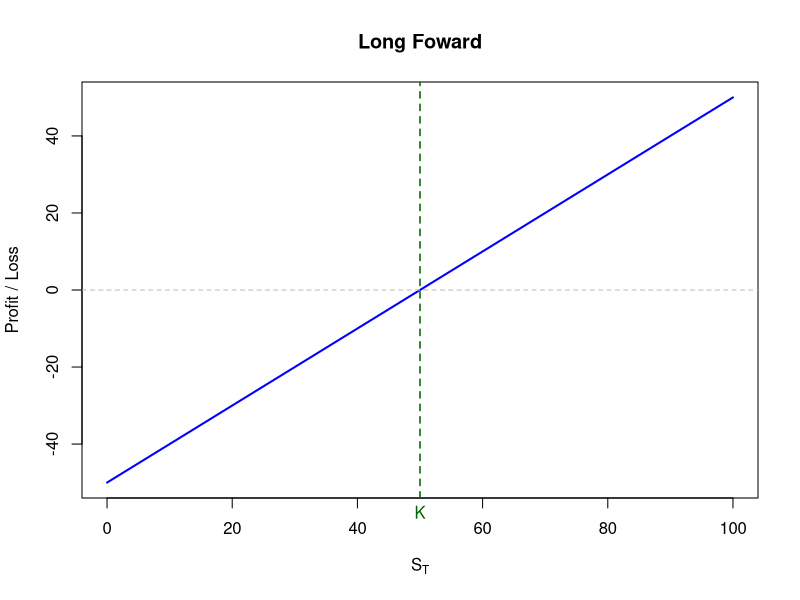
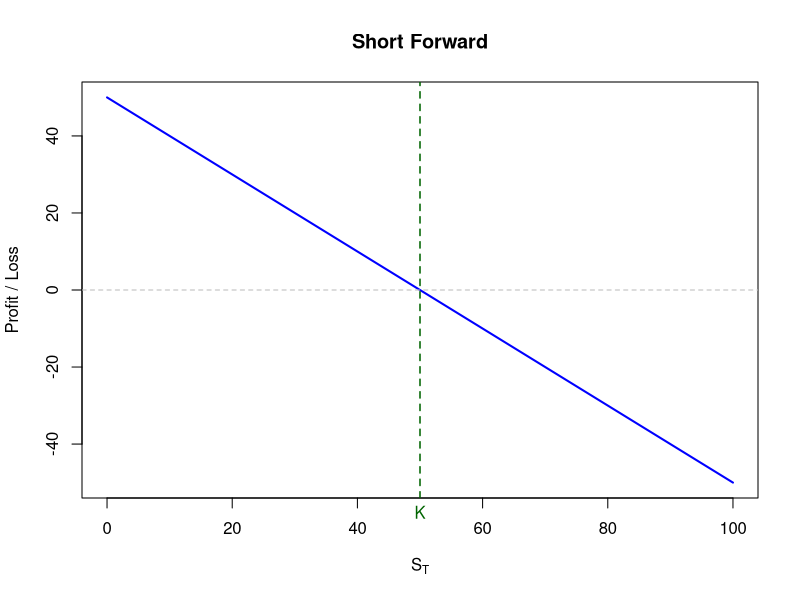
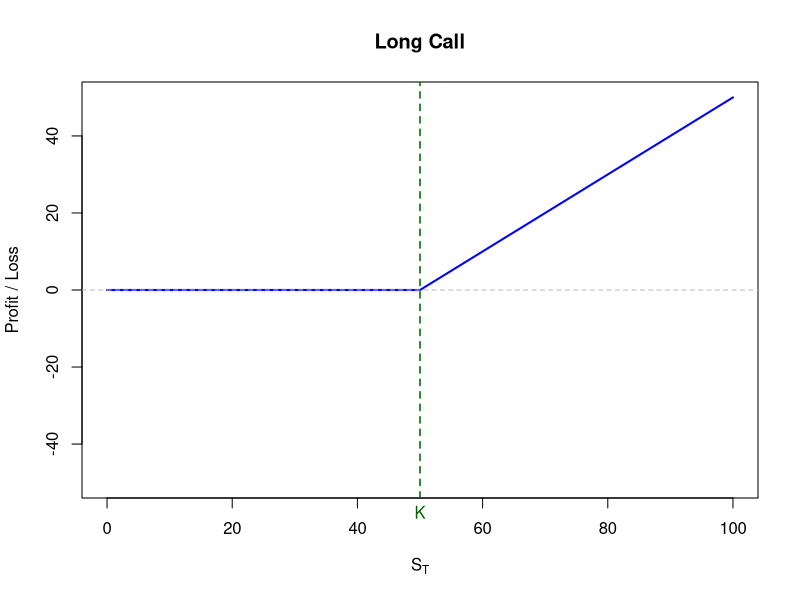
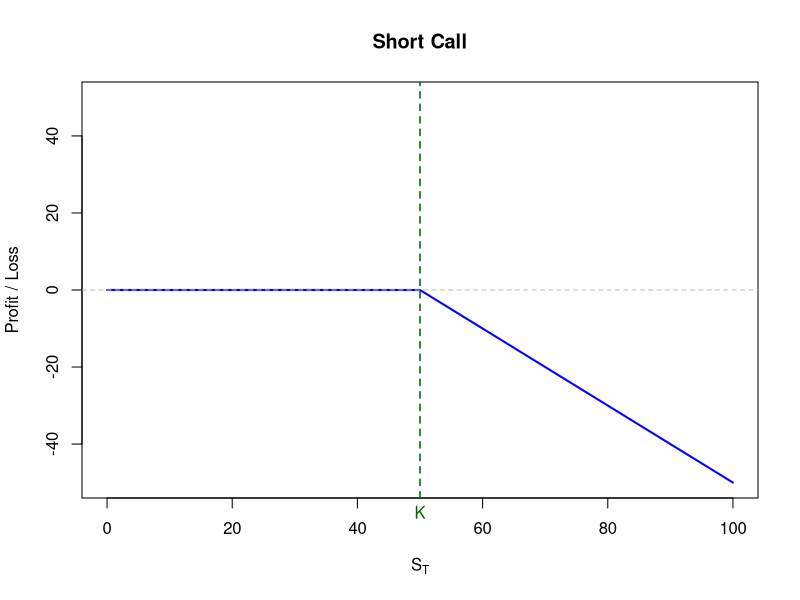
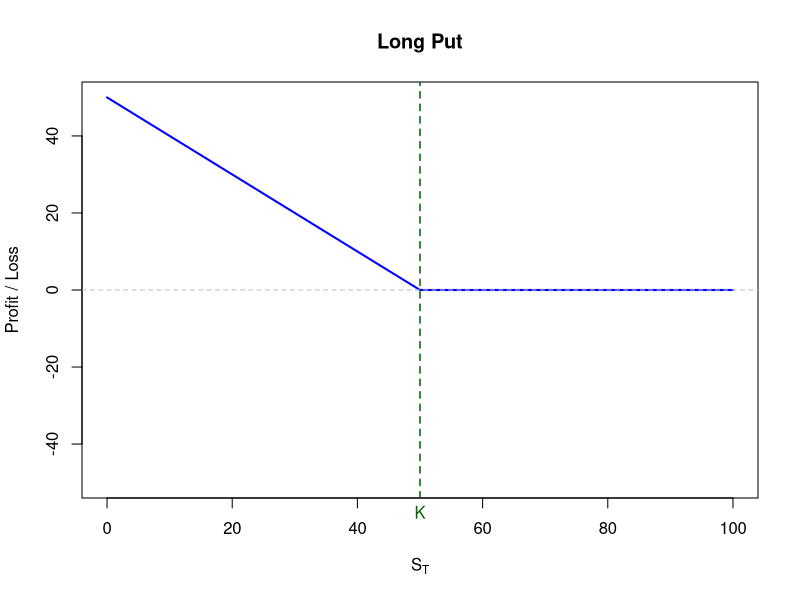
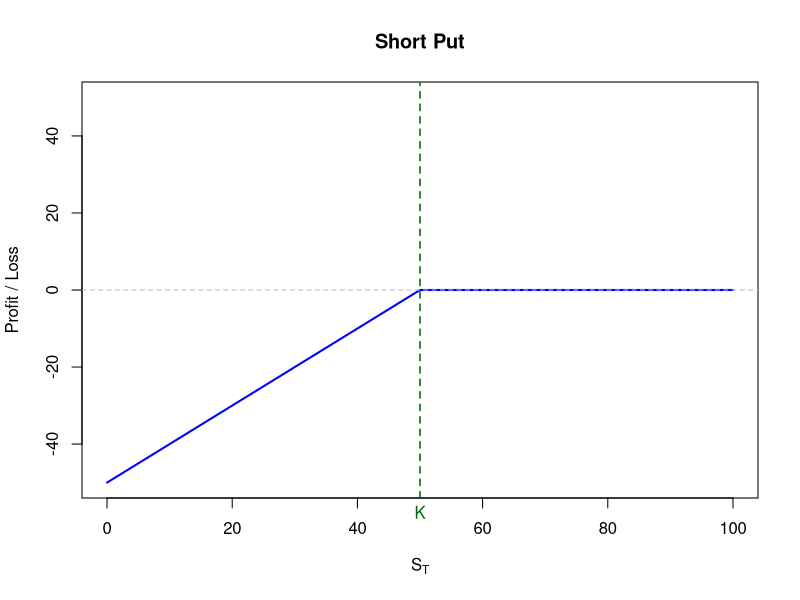
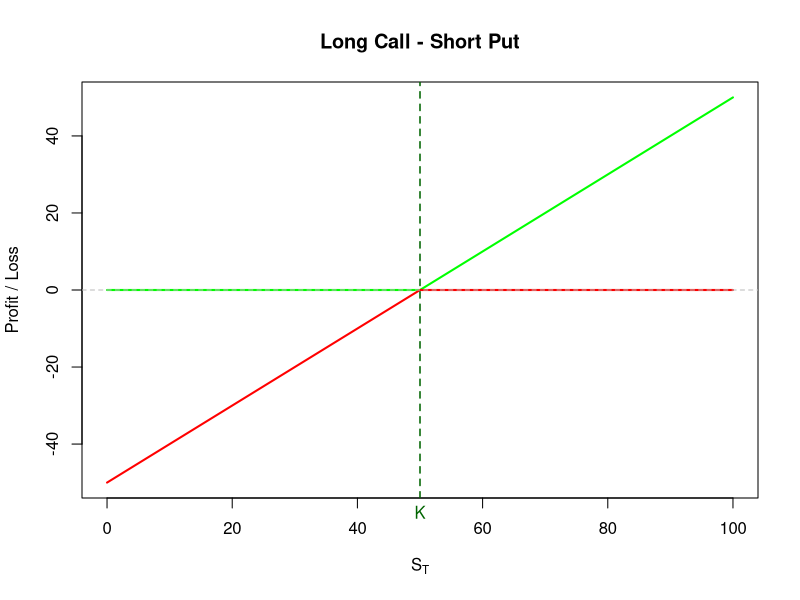

R code for these plots, in order:
## ---- chunk 1
#1. b
#Long Forward:
  S_T <- seq(0, 100, by = .1)
  K <- 50
  PayOff <- S_T - K
  plot(S_T, PayOff, type = "l", lwd = 2, col = "blue",
       xlim = c(0,100),
       xlab = expression(S[T]), 
       ylab = "Profit / Loss",
       main = "Long Foward")
  abline(h = 0, col = "gray", lty = 2)
  abline(v = K, col = "darkgreen", lty = 2, lwd = 1.5)
  text(K, par("usr")[3], 
       labels = bquote(K), pos = 1, 
       col = "darkgreen", xpd = TRUE)
#Short Forward:
  S_T <- seq(100, 0, by = -.1)
  K <- 50
  PayOff <- K - S_T
  plot(S_T, PayOff, type = "l", lwd = 2, col = "blue",
       xlim = c(0,100),
       xlab = expression(S[T]), 
       ylab = "Profit / Loss",
       main = "Short Forward")
  abline(h = 0, col = "gray", lty = 2)
  abline(v = K, col = "darkgreen", lty = 2, lwd = 1.5)
  text(K, par("usr")[3], 
       labels = bquote(K), pos = 1, col = "darkgreen", xpd = TRUE)
#Long Call:
  S_T <- seq(0, 100, by = .1)
  K <- 50
  PayOff <- S_T - K
  PayOff[PayOff < 0] <- 0
  plot(S_T, PayOff, type = "l", lwd = 2, col = "blue",
       xlim = c(0,100),
       ylim = c(-50,50),
       xlab = expression(S[T]), 
       ylab = "Profit / Loss",
       main = "Long Call")
  abline(h = 0, col = "gray", lty = 2)
  abline(v = K, col = "darkgreen", lty = 2, lwd = 1.5)
  text(K, par("usr")[3], 
       labels = bquote(K), pos = 1, col = "darkgreen", xpd = TRUE)
#Short Call:
  S_T <- seq(0, 100, by = .1)
  K <- 50
  PayOff <- K - S_T
  PayOff[PayOff > 0] <- 0
  plot(S_T, PayOff, type = "l", lwd = 2, col = "blue",
       xlim = c(0,100),
       ylim = c(-50,50),
       xlab = expression(S[T]), 
       ylab = "Profit / Loss",
       main = "Short Call")
  abline(h = 0, col = "gray", lty = 2)
  abline(v = K, col = "darkgreen", lty = 2, lwd = 1.5)
  text(K, par("usr")[3], 
       labels = bquote(K), pos = 1, col = "darkgreen", xpd = TRUE)
#Long Put:
  S_T <- seq(0, 100, by = .1)
  K <- 50
  PayOff <- K - S_T
  PayOff[PayOff<0] <- 0
  plot(S_T, PayOff, type = "l", lwd = 2, col = "blue",
       xlim = c(0,100),
       ylim = c(-50,50),
       xlab = expression(S[T]), 
       ylab = "Profit / Loss",
       main = "Long Put")
  abline(h = 0, col = "gray", lty = 2)
  abline(v = K, col = "darkgreen", lty = 2, lwd = 1.5)
  text(K, par("usr")[3], 
       labels = bquote(K), pos = 1, col = "darkgreen", xpd = TRUE)  
  
#Short Put:
  S_T <- seq(0, 100, by = .1)
  K <- 50
  PayOff <- S_T - K
  PayOff[PayOff > 0] <- 0
  plot(S_T, PayOff, type = "l", lwd = 2, col = "blue",
       xlim = c(0,100),
       ylim = c(-50,50),
       xlab = expression(S[T]), 
       ylab = "Profit / Loss",
       main = "Short Put")
  abline(h = 0, col = "gray", lty = 2)
  abline(v = K, col = "darkgreen", lty = 2, lwd = 1.5)
  text(K, par("usr")[3], 
       labels = bquote(K), pos = 1, col = "darkgreen", xpd = TRUE)
## ---- chunk 2

#Put-Call Parity:
  S_T <- seq(0, 100, by = .1)
  K <- 50
  PayOff <- S_T - K
  PayOff[PayOff < 0] <- 0
  plot(S_T, PayOff, type = "l", lwd = 2, col = "green",
       xlim = c(0,100),
       ylim = c(-50,50),
       xlab = expression(S[T]), 
       ylab = "Profit / Loss",
       main = "Long Call - Short Put")
  S_T <- seq(0, 100, by = .1)
  K <- 50
  PayOff <- S_T - K
  PayOff[PayOff > 0] <- 0
  lines(S_T, PayOff, col="red", lwd=2)
  abline(h = 0, col = "gray", lty = 2)
  abline(v = K, col = "darkgreen", lty = 2, lwd = 1.5)
  text(K, par("usr")[3], 
       labels = bquote(K), pos = 1, col = "darkgreen", xpd = TRUE)
